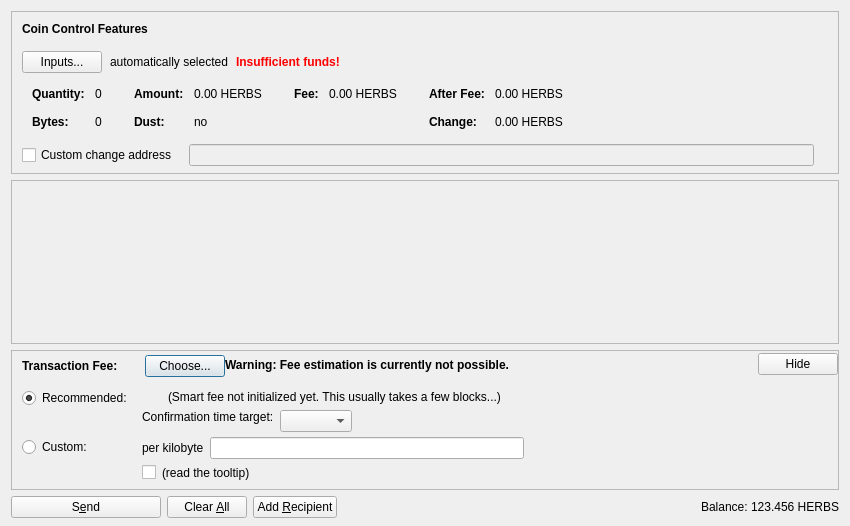
<?xml version="1.0" encoding="UTF-8"?>
<ui version="4.0">
 <class>SendCoinsDialog</class>
 <widget class="QDialog" name="SendCoinsDialog">
  <property name="geometry">
   <rect>
    <x>0</x>
    <y>0</y>
    <width>850</width>
    <height>526</height>
   </rect>
  </property>
  <property name="windowTitle">
   <string>Send Coins</string>
  </property>
  <layout class="QVBoxLayout" name="verticalLayout" stretch="0,1,0,0">
   <property name="bottomMargin">
    <number>8</number>
   </property>
   <item>
    <widget class="QFrame" name="frameCoinControl">
     <property name="sizePolicy">
      <sizepolicy hsizetype="Expanding" vsizetype="Expanding">
       <horstretch>0</horstretch>
       <verstretch>0</verstretch>
      </sizepolicy>
     </property>
     <property name="maximumSize">
      <size>
       <width>16777215</width>
       <height>16777215</height>
      </size>
     </property>
     <property name="frameShape">
      <enum>QFrame::StyledPanel</enum>
     </property>
     <property name="frameShadow">
      <enum>QFrame::Sunken</enum>
     </property>
     <layout class="QVBoxLayout" name="verticalLayoutCoinControl2">
      <property name="spacing">
       <number>0</number>
      </property>
      <property name="leftMargin">
       <number>0</number>
      </property>
      <property name="topMargin">
       <number>0</number>
      </property>
      <property name="rightMargin">
       <number>0</number>
      </property>
      <property name="bottomMargin">
       <number>6</number>
      </property>
      <item>
       <layout class="QVBoxLayout" name="verticalLayoutCoinControl" stretch="0,0,0,0,1">
        <property name="spacing">
         <number>0</number>
        </property>
        <property name="leftMargin">
         <number>10</number>
        </property>
        <property name="topMargin">
         <number>10</number>
        </property>
        <item>
         <layout class="QHBoxLayout" name="horizontalLayoutCoinControl1">
          <property name="bottomMargin">
           <number>15</number>
          </property>
          <item>
           <widget class="QLabel" name="labelCoinControlFeatures">
            <property name="sizePolicy">
             <sizepolicy hsizetype="Preferred" vsizetype="Maximum">
              <horstretch>0</horstretch>
              <verstretch>0</verstretch>
             </sizepolicy>
            </property>
            <property name="font">
             <font>
              <weight>75</weight>
              <bold>true</bold>
             </font>
            </property>
            <property name="styleSheet">
             <string notr="true">font-weight:bold;</string>
            </property>
            <property name="text">
             <string>Coin Control Features</string>
            </property>
           </widget>
          </item>
         </layout>
        </item>
        <item>
         <layout class="QHBoxLayout" name="horizontalLayoutCoinControl2" stretch="0,0,0,0">
          <property name="spacing">
           <number>8</number>
          </property>
          <property name="bottomMargin">
           <number>10</number>
          </property>
          <item>
           <widget class="QPushButton" name="pushButtonCoinControl">
            <property name="styleSheet">
             <string notr="true"/>
            </property>
            <property name="text">
             <string>Inputs...</string>
            </property>
            <property name="autoDefault">
             <bool>false</bool>
            </property>
           </widget>
          </item>
          <item>
           <widget class="QLabel" name="labelCoinControlAutomaticallySelected">
            <property name="text">
             <string>automatically selected</string>
            </property>
            <property name="margin">
             <number>5</number>
            </property>
           </widget>
          </item>
          <item>
           <widget class="QLabel" name="labelCoinControlInsuffFunds">
            <property name="font">
             <font>
              <weight>75</weight>
              <bold>true</bold>
             </font>
            </property>
            <property name="styleSheet">
             <string notr="true">color:red;font-weight:bold;</string>
            </property>
            <property name="text">
             <string>Insufficient funds!</string>
            </property>
            <property name="margin">
             <number>5</number>
            </property>
           </widget>
          </item>
          <item>
           <spacer name="horizontalSpacerCoinControl">
            <property name="orientation">
             <enum>Qt::Horizontal</enum>
            </property>
            <property name="sizeHint" stdset="0">
             <size>
              <width>40</width>
              <height>1</height>
             </size>
            </property>
           </spacer>
          </item>
         </layout>
        </item>
        <item>
         <widget class="QWidget" name="widgetCoinControl" native="true">
          <property name="sizePolicy">
           <sizepolicy hsizetype="Preferred" vsizetype="Preferred">
            <horstretch>0</horstretch>
            <verstretch>0</verstretch>
           </sizepolicy>
          </property>
          <property name="minimumSize">
           <size>
            <width>0</width>
            <height>0</height>
           </size>
          </property>
          <property name="styleSheet">
           <string notr="true"/>
          </property>
          <layout class="QHBoxLayout" name="horizontalLayoutCoinControl5">
           <property name="leftMargin">
            <number>0</number>
           </property>
           <property name="topMargin">
            <number>0</number>
           </property>
           <property name="rightMargin">
            <number>0</number>
           </property>
           <property name="bottomMargin">
            <number>0</number>
           </property>
           <item>
            <layout class="QHBoxLayout" name="horizontalLayoutCoinControl3" stretch="0,0,0,1">
             <property name="spacing">
              <number>20</number>
             </property>
             <property name="topMargin">
              <number>0</number>
             </property>
             <property name="bottomMargin">
              <number>10</number>
             </property>
             <item>
              <layout class="QFormLayout" name="formLayoutCoinControl1">
               <property name="horizontalSpacing">
                <number>10</number>
               </property>
               <property name="verticalSpacing">
                <number>14</number>
               </property>
               <property name="leftMargin">
                <number>10</number>
               </property>
               <property name="topMargin">
                <number>4</number>
               </property>
               <property name="rightMargin">
                <number>6</number>
               </property>
               <item row="0" column="0">
                <widget class="QLabel" name="labelCoinControlQuantityText">
                 <property name="font">
                  <font>
                   <weight>75</weight>
                   <bold>true</bold>
                  </font>
                 </property>
                 <property name="text">
                  <string>Quantity:</string>
                 </property>
                 <property name="margin">
                  <number>0</number>
                 </property>
                </widget>
               </item>
               <item row="0" column="1">
                <widget class="QLabel" name="labelCoinControlQuantity">
                 <property name="cursor">
                  <cursorShape>IBeamCursor</cursorShape>
                 </property>
                 <property name="contextMenuPolicy">
                  <enum>Qt::ActionsContextMenu</enum>
                 </property>
                 <property name="text">
                  <string notr="true">0</string>
                 </property>
                 <property name="margin">
                  <number>0</number>
                 </property>
                 <property name="textInteractionFlags">
                  <set>Qt::LinksAccessibleByMouse|Qt::TextSelectableByKeyboard|Qt::TextSelectableByMouse</set>
                 </property>
                </widget>
               </item>
               <item row="1" column="0">
                <widget class="QLabel" name="labelCoinControlBytesText">
                 <property name="font">
                  <font>
                   <weight>75</weight>
                   <bold>true</bold>
                  </font>
                 </property>
                 <property name="text">
                  <string>Bytes:</string>
                 </property>
                </widget>
               </item>
               <item row="1" column="1">
                <widget class="QLabel" name="labelCoinControlBytes">
                 <property name="cursor">
                  <cursorShape>IBeamCursor</cursorShape>
                 </property>
                 <property name="contextMenuPolicy">
                  <enum>Qt::ActionsContextMenu</enum>
                 </property>
                 <property name="text">
                  <string notr="true">0</string>
                 </property>
                 <property name="textInteractionFlags">
                  <set>Qt::LinksAccessibleByMouse|Qt::TextSelectableByKeyboard|Qt::TextSelectableByMouse</set>
                 </property>
                </widget>
               </item>
              </layout>
             </item>
             <item>
              <layout class="QFormLayout" name="formLayoutCoinControl2">
               <property name="horizontalSpacing">
                <number>10</number>
               </property>
               <property name="verticalSpacing">
                <number>14</number>
               </property>
               <property name="leftMargin">
                <number>6</number>
               </property>
               <property name="topMargin">
                <number>4</number>
               </property>
               <property name="rightMargin">
                <number>6</number>
               </property>
               <item row="0" column="0">
                <widget class="QLabel" name="labelCoinControlAmountText">
                 <property name="font">
                  <font>
                   <weight>75</weight>
                   <bold>true</bold>
                  </font>
                 </property>
                 <property name="text">
                  <string>Amount:</string>
                 </property>
                 <property name="margin">
                  <number>0</number>
                 </property>
                </widget>
               </item>
               <item row="0" column="1">
                <widget class="QLabel" name="labelCoinControlAmount">
                 <property name="cursor">
                  <cursorShape>IBeamCursor</cursorShape>
                 </property>
                 <property name="contextMenuPolicy">
                  <enum>Qt::ActionsContextMenu</enum>
                 </property>
                 <property name="text">
                  <string notr="true">0.00 HERBS</string>
                 </property>
                 <property name="textInteractionFlags">
                  <set>Qt::LinksAccessibleByMouse|Qt::TextSelectableByKeyboard|Qt::TextSelectableByMouse</set>
                 </property>
                </widget>
               </item>
               <item row="1" column="0">
                <widget class="QLabel" name="labelCoinControlLowOutputText">
                 <property name="font">
                  <font>
                   <weight>75</weight>
                   <bold>true</bold>
                  </font>
                 </property>
                 <property name="text">
                  <string>Dust:</string>
                 </property>
                </widget>
               </item>
               <item row="1" column="1">
                <widget class="QLabel" name="labelCoinControlLowOutput">
                 <property name="cursor">
                  <cursorShape>IBeamCursor</cursorShape>
                 </property>
                 <property name="contextMenuPolicy">
                  <enum>Qt::ActionsContextMenu</enum>
                 </property>
                 <property name="text">
                  <string notr="true">no</string>
                 </property>
                 <property name="textInteractionFlags">
                  <set>Qt::LinksAccessibleByMouse|Qt::TextSelectableByKeyboard|Qt::TextSelectableByMouse</set>
                 </property>
                </widget>
               </item>
              </layout>
             </item>
             <item>
              <layout class="QFormLayout" name="formLayoutCoinControl3">
               <property name="horizontalSpacing">
                <number>10</number>
               </property>
               <property name="verticalSpacing">
                <number>14</number>
               </property>
               <property name="leftMargin">
                <number>6</number>
               </property>
               <property name="topMargin">
                <number>4</number>
               </property>
               <property name="rightMargin">
                <number>6</number>
               </property>
               <item row="0" column="0">
                <widget class="QLabel" name="labelCoinControlFeeText">
                 <property name="font">
                  <font>
                   <weight>75</weight>
                   <bold>true</bold>
                  </font>
                 </property>
                 <property name="text">
                  <string>Fee:</string>
                 </property>
                 <property name="margin">
                  <number>0</number>
                 </property>
                </widget>
               </item>
               <item row="0" column="1">
                <widget class="QLabel" name="labelCoinControlFee">
                 <property name="cursor">
                  <cursorShape>IBeamCursor</cursorShape>
                 </property>
                 <property name="contextMenuPolicy">
                  <enum>Qt::ActionsContextMenu</enum>
                 </property>
                 <property name="text">
                  <string notr="true">0.00 HERBS</string>
                 </property>
                 <property name="textInteractionFlags">
                  <set>Qt::LinksAccessibleByMouse|Qt::TextSelectableByKeyboard|Qt::TextSelectableByMouse</set>
                 </property>
                </widget>
               </item>
              </layout>
             </item>
             <item>
              <layout class="QFormLayout" name="formLayoutCoinControl4">
               <property name="horizontalSpacing">
                <number>10</number>
               </property>
               <property name="verticalSpacing">
                <number>14</number>
               </property>
               <property name="leftMargin">
                <number>6</number>
               </property>
               <property name="topMargin">
                <number>4</number>
               </property>
               <property name="rightMargin">
                <number>6</number>
               </property>
               <item row="0" column="0">
                <widget class="QLabel" name="labelCoinControlAfterFeeText">
                 <property name="font">
                  <font>
                   <weight>75</weight>
                   <bold>true</bold>
                  </font>
                 </property>
                 <property name="text">
                  <string>After Fee:</string>
                 </property>
                 <property name="margin">
                  <number>0</number>
                 </property>
                </widget>
               </item>
               <item row="0" column="1">
                <widget class="QLabel" name="labelCoinControlAfterFee">
                 <property name="cursor">
                  <cursorShape>IBeamCursor</cursorShape>
                 </property>
                 <property name="contextMenuPolicy">
                  <enum>Qt::ActionsContextMenu</enum>
                 </property>
                 <property name="text">
                  <string notr="true">0.00 HERBS</string>
                 </property>
                 <property name="textInteractionFlags">
                  <set>Qt::LinksAccessibleByMouse|Qt::TextSelectableByKeyboard|Qt::TextSelectableByMouse</set>
                 </property>
                </widget>
               </item>
               <item row="1" column="0">
                <widget class="QLabel" name="labelCoinControlChangeText">
                 <property name="font">
                  <font>
                   <weight>75</weight>
                   <bold>true</bold>
                  </font>
                 </property>
                 <property name="text">
                  <string>Change:</string>
                 </property>
                </widget>
               </item>
               <item row="1" column="1">
                <widget class="QLabel" name="labelCoinControlChange">
                 <property name="cursor">
                  <cursorShape>IBeamCursor</cursorShape>
                 </property>
                 <property name="contextMenuPolicy">
                  <enum>Qt::ActionsContextMenu</enum>
                 </property>
                 <property name="text">
                  <string notr="true">0.00 HERBS</string>
                 </property>
                 <property name="textInteractionFlags">
                  <set>Qt::LinksAccessibleByMouse|Qt::TextSelectableByKeyboard|Qt::TextSelectableByMouse</set>
                 </property>
                </widget>
               </item>
              </layout>
             </item>
            </layout>
           </item>
          </layout>
         </widget>
        </item>
        <item>
         <layout class="QHBoxLayout" name="horizontalLayoutCoinControl4" stretch="0,0,0">
          <property name="spacing">
           <number>12</number>
          </property>
          <property name="sizeConstraint">
           <enum>QLayout::SetDefaultConstraint</enum>
          </property>
          <property name="topMargin">
           <number>5</number>
          </property>
          <property name="rightMargin">
           <number>5</number>
          </property>
          <item>
           <widget class="QCheckBox" name="checkBoxCoinControlChange">
            <property name="toolTip">
             <string>If this is activated, but the change address is empty or invalid, change will be sent to a newly generated address.</string>
            </property>
            <property name="text">
             <string>Custom change address</string>
            </property>
           </widget>
          </item>
          <item>
           <widget class="QValidatedLineEdit" name="lineEditCoinControlChange">
            <property name="enabled">
             <bool>false</bool>
            </property>
            <property name="sizePolicy">
             <sizepolicy hsizetype="Expanding" vsizetype="Fixed">
              <horstretch>0</horstretch>
              <verstretch>0</verstretch>
             </sizepolicy>
            </property>
           </widget>
          </item>
          <item>
           <widget class="QLabel" name="labelCoinControlChangeLabel">
            <property name="sizePolicy">
             <sizepolicy hsizetype="Preferred" vsizetype="Expanding">
              <horstretch>0</horstretch>
              <verstretch>0</verstretch>
             </sizepolicy>
            </property>
            <property name="minimumSize">
             <size>
              <width>0</width>
              <height>0</height>
             </size>
            </property>
            <property name="text">
             <string/>
            </property>
            <property name="margin">
             <number>3</number>
            </property>
           </widget>
          </item>
         </layout>
        </item>
        <item>
         <spacer name="verticalSpacerCoinControl">
          <property name="orientation">
           <enum>Qt::Vertical</enum>
          </property>
          <property name="sizeHint" stdset="0">
           <size>
            <width>800</width>
            <height>1</height>
           </size>
          </property>
         </spacer>
        </item>
       </layout>
      </item>
     </layout>
    </widget>
   </item>
   <item>
    <widget class="QScrollArea" name="scrollArea">
     <property name="widgetResizable">
      <bool>true</bool>
     </property>
     <widget class="QWidget" name="scrollAreaWidgetContents">
      <property name="geometry">
       <rect>
        <x>0</x>
        <y>0</y>
        <width>830</width>
        <height>104</height>
       </rect>
      </property>
      <layout class="QVBoxLayout" name="verticalLayout_2" stretch="0,1">
       <property name="leftMargin">
        <number>0</number>
       </property>
       <property name="topMargin">
        <number>0</number>
       </property>
       <property name="rightMargin">
        <number>0</number>
       </property>
       <property name="bottomMargin">
        <number>0</number>
       </property>
       <item>
        <layout class="QVBoxLayout" name="entries">
         <property name="spacing">
          <number>6</number>
         </property>
        </layout>
       </item>
       <item>
        <spacer name="verticalSpacer">
         <property name="orientation">
          <enum>Qt::Vertical</enum>
         </property>
         <property name="sizeHint" stdset="0">
          <size>
           <width>20</width>
           <height>40</height>
          </size>
         </property>
        </spacer>
       </item>
      </layout>
     </widget>
    </widget>
   </item>
   <item>
    <widget class="QFrame" name="frameFee">
     <property name="sizePolicy">
      <sizepolicy hsizetype="Expanding" vsizetype="Expanding">
       <horstretch>0</horstretch>
       <verstretch>0</verstretch>
      </sizepolicy>
     </property>
     <property name="maximumSize">
      <size>
       <width>16777215</width>
       <height>16777215</height>
      </size>
     </property>
     <property name="frameShape">
      <enum>QFrame::StyledPanel</enum>
     </property>
     <property name="frameShadow">
      <enum>QFrame::Sunken</enum>
     </property>
     <layout class="QVBoxLayout" name="verticalLayoutFee1">
      <property name="spacing">
       <number>0</number>
      </property>
      <property name="leftMargin">
       <number>0</number>
      </property>
      <property name="topMargin">
       <number>0</number>
      </property>
      <property name="rightMargin">
       <number>0</number>
      </property>
      <property name="bottomMargin">
       <number>0</number>
      </property>
      <item>
       <layout class="QVBoxLayout" name="verticalLayoutFee2" stretch="0,0,0">
        <property name="spacing">
         <number>0</number>
        </property>
        <property name="leftMargin">
         <number>10</number>
        </property>
        <property name="topMargin">
         <number>0</number>
        </property>
        <item>
         <layout class="QHBoxLayout" name="horizontalLayoutFee1">
          <property name="bottomMargin">
           <number>0</number>
          </property>
          <item>
           <layout class="QVBoxLayout" name="verticalLayoutFee7">
            <property name="spacing">
             <number>0</number>
            </property>
            <item>
             <spacer name="verticalSpacerSmartFee">
              <property name="orientation">
               <enum>Qt::Vertical</enum>
              </property>
              <property name="sizeType">
               <enum>QSizePolicy::Fixed</enum>
              </property>
              <property name="sizeHint" stdset="0">
               <size>
                <width>1</width>
                <height>4</height>
               </size>
              </property>
             </spacer>
            </item>
            <item>
             <layout class="QHBoxLayout" name="horizontalLayoutSmartFee">
              <property name="spacing">
               <number>10</number>
              </property>
              <item>
               <widget class="QLabel" name="labelFeeHeadline">
                <property name="sizePolicy">
                 <sizepolicy hsizetype="Preferred" vsizetype="Maximum">
                  <horstretch>0</horstretch>
                  <verstretch>0</verstretch>
                 </sizepolicy>
                </property>
                <property name="font">
                 <font>
                  <weight>75</weight>
                  <bold>true</bold>
                 </font>
                </property>
                <property name="styleSheet">
                 <string notr="true">font-weight:bold;</string>
                </property>
                <property name="text">
                 <string>Transaction Fee:</string>
                </property>
               </widget>
              </item>
              <item>
               <widget class="QLabel" name="labelFeeMinimized">
                <property name="text">
                 <string/>
                </property>
               </widget>
              </item>
              <item>
               <widget class="QPushButton" name="buttonChooseFee">
                <property name="text">
                 <string>Choose...</string>
                </property>
               </widget>
              </item>
             </layout>
            </item>
            <item>
             <spacer name="verticalSpacer_5">
              <property name="orientation">
               <enum>Qt::Vertical</enum>
              </property>
              <property name="sizeHint" stdset="0">
               <size>
                <width>1</width>
                <height>1</height>
               </size>
              </property>
             </spacer>
            </item>
           </layout>
          </item>
          <item>
           <widget class="QLabel" name="fallbackFeeWarningLabel">
            <property name="toolTip">
             <string>Using the fallbackfee can result in sending a transaction that will take several hours or days (or never) to confirm. Consider choosing your fee manually or wait until you have validated the complete chain.</string>
            </property>
            <property name="font">
            <font>
                <weight>75</weight>
                <bold>true</bold>
            </font>
            </property>
            <property name="text">
             <string>Warning: Fee estimation is currently not possible.</string>
            </property>
            <property name="wordWrap">
             <bool>false</bool>
            </property>
           </widget>
          </item>
          <item>
           <spacer name="horizontalSpacer_4">
            <property name="orientation">
             <enum>Qt::Horizontal</enum>
            </property>
            <property name="sizeType">
             <enum>QSizePolicy::MinimumExpanding</enum>
            </property>
            <property name="sizeHint" stdset="0">
             <size>
              <width>40</width>
              <height>20</height>
             </size>
            </property>
           </spacer>
          </item>
          <item>
           <widget class="QPushButton" name="buttonMinimizeFee">
            <property name="toolTip">
             <string>collapse fee-settings</string>
            </property>
            <property name="text">
             <string>Hide</string>
            </property>
           </widget>
          </item>
         </layout>
        </item>
        <item>
         <widget class="QFrame" name="frameFeeSelection">
          <layout class="QVBoxLayout" name="verticalLayoutFee12">
           <property name="spacing">
            <number>0</number>
           </property>
           <property name="leftMargin">
            <number>0</number>
           </property>
           <property name="topMargin">
            <number>0</number>
           </property>
           <property name="rightMargin">
            <number>0</number>
           </property>
           <property name="bottomMargin">
            <number>0</number>
           </property>
           <item>
            <layout class="QGridLayout" name="gridLayoutFee">
             <property name="topMargin">
              <number>10</number>
             </property>
             <property name="bottomMargin">
              <number>4</number>
             </property>
             <property name="horizontalSpacing">
              <number>10</number>
             </property>
             <property name="verticalSpacing">
              <number>4</number>
             </property>
             <item row="1" column="1">
              <layout class="QVBoxLayout" name="verticalLayoutFee8">
               <property name="spacing">
                <number>6</number>
               </property>
               <item>
                <layout class="QHBoxLayout" name="horizontalLayoutFee13">
                 <item>
                  <widget class="QLabel" name="labelCustomPerKilobyte">
                   <property name="toolTip">
                    <string>If the custom fee is set to 1000 satoshis and the transaction is only 250 bytes, then &quot;per kilobyte&quot; only pays 250 satoshis in fee, while &quot;total at least&quot; pays 1000 satoshis. For transactions bigger than a kilobyte both pay by kilobyte.</string>
                   </property>
                   <property name="text">
                    <string>per kilobyte</string>
                   </property>
                  </widget>
                 </item>
                 <item>
                  <widget class="herbstersAmountField" name="customFee"/>
                 </item>
                 <item>
                  <spacer name="horizontalSpacer_6">
                   <property name="orientation">
                    <enum>Qt::Horizontal</enum>
                   </property>
                   <property name="sizeHint" stdset="0">
                    <size>
                     <width>1</width>
                     <height>1</height>
                    </size>
                   </property>
                  </spacer>
                 </item>
                </layout>
               </item>
               <item>
                <layout class="QHBoxLayout" name="horizontalLayoutFee8">
                 <item>
                  <widget class="QCheckBox" name="checkBoxMinimumFee">
                   <property name="toolTip">
                    <string>Paying only the minimum fee is just fine as long as there is less transaction volume than space in the blocks. But be aware that this can end up in a never confirming transaction once there is more demand for herbsters transactions than the network can process.</string>
                   </property>
                   <property name="text">
                    <string/>
                   </property>
                  </widget>
                 </item>
                 <item>
                  <widget class="QLabel" name="labelMinFeeWarning">
                   <property name="enabled">
                    <bool>true</bool>
                   </property>
                   <property name="toolTip">
                    <string>Paying only the minimum fee is just fine as long as there is less transaction volume than space in the blocks. But be aware that this can end up in a never confirming transaction once there is more demand for herbsters transactions than the network can process.</string>
                   </property>
                   <property name="text">
                    <string>(read the tooltip)</string>
                   </property>
                   <property name="margin">
                    <number>5</number>
                   </property>
                  </widget>
                 </item>
                 <item>
                  <spacer name="horizontalSpacer_2">
                   <property name="orientation">
                    <enum>Qt::Horizontal</enum>
                   </property>
                   <property name="sizeHint" stdset="0">
                    <size>
                     <width>1</width>
                     <height>1</height>
                    </size>
                   </property>
                  </spacer>
                 </item>
                </layout>
               </item>
              </layout>
             </item>
             <item row="0" column="0">
              <layout class="QVBoxLayout" name="verticalLayoutFee4" stretch="0,1">
               <item>
                <widget class="QRadioButton" name="radioSmartFee">
                 <property name="text">
                  <string>Recommended:</string>
                 </property>
                 <property name="checked">
                  <bool>true</bool>
                 </property>
                 <attribute name="buttonGroup">
                  <string notr="true">groupFee</string>
                 </attribute>
                </widget>
               </item>
               <item>
                <spacer name="verticalSpacer_2">
                 <property name="orientation">
                  <enum>Qt::Vertical</enum>
                 </property>
                 <property name="sizeHint" stdset="0">
                  <size>
                   <width>1</width>
                   <height>1</height>
                  </size>
                 </property>
                </spacer>
               </item>
              </layout>
             </item>
             <item row="1" column="0">
              <layout class="QVBoxLayout" name="verticalLayoutFee9" stretch="0,1">
               <item>
                <widget class="QRadioButton" name="radioCustomFee">
                 <property name="text">
                  <string>Custom:</string>
                 </property>
                 <attribute name="buttonGroup">
                  <string notr="true">groupFee</string>
                 </attribute>
                </widget>
               </item>
               <item>
                <spacer name="verticalSpacer_6">
                 <property name="orientation">
                  <enum>Qt::Vertical</enum>
                 </property>
                 <property name="sizeHint" stdset="0">
                  <size>
                   <width>1</width>
                   <height>1</height>
                  </size>
                 </property>
                </spacer>
               </item>
              </layout>
             </item>
             <item row="0" column="1">
              <layout class="QVBoxLayout" name="verticalLayoutFee3" stretch="0,0,1">
               <property name="spacing">
                <number>6</number>
               </property>
               <property name="topMargin">
                <number>2</number>
               </property>
               <item>
                <layout class="QHBoxLayout" name="horizontalLayoutFee12">
                 <item>
                  <widget class="QLabel" name="labelSmartFee">
                   <property name="text">
                    <string/>
                   </property>
                   <property name="margin">
                    <number>2</number>
                   </property>
                  </widget>
                 </item>
                 <item>
                  <widget class="QLabel" name="labelFeeEstimation">
                   <property name="text">
                    <string/>
                   </property>
                  </widget>
                 </item>
                 <item>
                  <widget class="QLabel" name="labelSmartFee2">
                   <property name="text">
                    <string>(Smart fee not initialized yet. This usually takes a few blocks...)</string>
                   </property>
                   <property name="margin">
                    <number>2</number>
                   </property>
                  </widget>
                 </item>
                 <item>
                  <spacer name="horizontalSpacer_5">
                   <property name="orientation">
                    <enum>Qt::Horizontal</enum>
                   </property>
                   <property name="sizeHint" stdset="0">
                    <size>
                     <width>1</width>
                     <height>1</height>
                    </size>
                   </property>
                  </spacer>
                 </item>
                </layout>
               </item>
               <item>
                <layout class="QHBoxLayout" name="horizontalLayoutFee9">
                 <item>
                  <layout class="QVBoxLayout" name="verticalLayoutFee6">
                   <item>
                    <widget class="QLabel" name="labelSmartFee3">
                     <property name="text">
                      <string>Confirmation time target:</string>
                     </property>
                     <property name="margin">
                      <number>2</number>
                     </property>
                    </widget>
                   </item>
                   <item>
                    <spacer name="verticalSpacer_3">
                     <property name="orientation">
                      <enum>Qt::Vertical</enum>
                     </property>
                     <property name="sizeHint" stdset="0">
                      <size>
                       <width>1</width>
                       <height>1</height>
                      </size>
                     </property>
                    </spacer>
                   </item>
                  </layout>
                 </item>
                 <item>
                  <layout class="QVBoxLayout" name="verticalLayoutFee5">
                   <property name="rightMargin">
                    <number>30</number>
                   </property>
                   <item>
                    <layout class="QHBoxLayout" name="horizontalLayoutConfTarget">
                     <property name="bottomMargin">
                      <number>0</number>
                     </property>
                     <item>
                      <widget class="QComboBox" name="confTargetSelector"/>
                     </item>
                     <item>
                      <spacer name="horizontalSpacerConfTarget">
                       <property name="orientation">
                        <enum>Qt::Horizontal</enum>
                       </property>
                       <property name="sizeHint" stdset="0">
                        <size>
                         <width>40</width>
                         <height>20</height>
                        </size>
                       </property>
                      </spacer>
                     </item>
                    </layout>
                   </item>
                  </layout>
                 </item>
                </layout>
               </item>
               <item>
                <spacer name="verticalSpacer_4">
                 <property name="orientation">
                  <enum>Qt::Vertical</enum>
                 </property>
                 <property name="sizeHint" stdset="0">
                  <size>
                   <width>1</width>
                   <height>1</height>
                  </size>
                 </property>
                </spacer>
               </item>
              </layout>
             </item>
            </layout>
           </item>
          </layout>
         </widget>
        </item>
        <item>
         <spacer name="verticalSpacerFee">
          <property name="orientation">
           <enum>Qt::Vertical</enum>
          </property>
          <property name="sizeHint" stdset="0">
           <size>
            <width>40</width>
            <height>5</height>
           </size>
          </property>
         </spacer>
        </item>
       </layout>
      </item>
     </layout>
    </widget>
   </item>
   <item>
    <layout class="QHBoxLayout" name="horizontalLayout">
     <item>
      <widget class="QPushButton" name="sendButton">
       <property name="minimumSize">
        <size>
         <width>150</width>
         <height>0</height>
        </size>
       </property>
       <property name="toolTip">
        <string>Confirm the send action</string>
       </property>
       <property name="text">
        <string>S&amp;end</string>
       </property>
       <property name="icon">
        <iconset resource="../herbsters.qrc">
         <normaloff>:/icons/send</normaloff>:/icons/send</iconset>
       </property>
       <property name="autoDefault">
        <bool>false</bool>
       </property>
       <property name="default">
        <bool>false</bool>
       </property>
      </widget>
     </item>
     <item>
      <widget class="QPushButton" name="clearButton">
       <property name="sizePolicy">
        <sizepolicy hsizetype="Minimum" vsizetype="Fixed">
         <horstretch>0</horstretch>
         <verstretch>0</verstretch>
        </sizepolicy>
       </property>
       <property name="toolTip">
        <string>Clear all fields of the form.</string>
       </property>
       <property name="text">
        <string>Clear &amp;All</string>
       </property>
       <property name="icon">
        <iconset resource="../herbsters.qrc">
         <normaloff>:/icons/remove</normaloff>:/icons/remove</iconset>
       </property>
       <property name="autoDefault">
        <bool>false</bool>
       </property>
      </widget>
     </item>
     <item>
      <widget class="QPushButton" name="addButton">
       <property name="toolTip">
        <string>Send to multiple recipients at once</string>
       </property>
       <property name="text">
        <string>Add &amp;Recipient</string>
       </property>
       <property name="icon">
        <iconset resource="../herbsters.qrc">
         <normaloff>:/icons/add</normaloff>:/icons/add</iconset>
       </property>
       <property name="autoDefault">
        <bool>false</bool>
       </property>
      </widget>
     </item>
     <item>
      <spacer name="horizontalSpacer">
       <property name="orientation">
        <enum>Qt::Horizontal</enum>
       </property>
       <property name="sizeHint" stdset="0">
        <size>
         <width>40</width>
         <height>20</height>
        </size>
       </property>
      </spacer>
     </item>
     <item>
      <layout class="QHBoxLayout" name="horizontalLayout_2">
       <property name="spacing">
        <number>3</number>
       </property>
       <item>
        <widget class="QLabel" name="label">
         <property name="sizePolicy">
          <sizepolicy hsizetype="Preferred" vsizetype="Fixed">
           <horstretch>0</horstretch>
           <verstretch>0</verstretch>
          </sizepolicy>
         </property>
         <property name="text">
          <string>Balance:</string>
         </property>
        </widget>
       </item>
       <item>
        <widget class="QLabel" name="labelBalance">
         <property name="sizePolicy">
          <sizepolicy hsizetype="Preferred" vsizetype="Fixed">
           <horstretch>0</horstretch>
           <verstretch>0</verstretch>
          </sizepolicy>
         </property>
         <property name="cursor">
          <cursorShape>IBeamCursor</cursorShape>
         </property>
         <property name="text">
          <string notr="true">123.456 HERBS</string>
         </property>
         <property name="textInteractionFlags">
          <set>Qt::LinksAccessibleByMouse|Qt::TextSelectableByKeyboard|Qt::TextSelectableByMouse</set>
         </property>
        </widget>
       </item>
      </layout>
     </item>
    </layout>
   </item>
  </layout>
 </widget>
 <customwidgets>
  <customwidget>
   <class>QValidatedLineEdit</class>
   <extends>QLineEdit</extends>
   <header>qvalidatedlineedit.h</header>
  </customwidget>
  <customwidget>
   <class>herbstersAmountField</class>
   <extends>QLineEdit</extends>
   <header>herbstersamountfield.h</header>
   <container>1</container>
  </customwidget>
 </customwidgets>
 <resources>
  <include location="../herbsters.qrc"/>
 </resources>
 <connections/>
 <buttongroups>
  <buttongroup name="groupFee"/>
 </buttongroups>
</ui>
